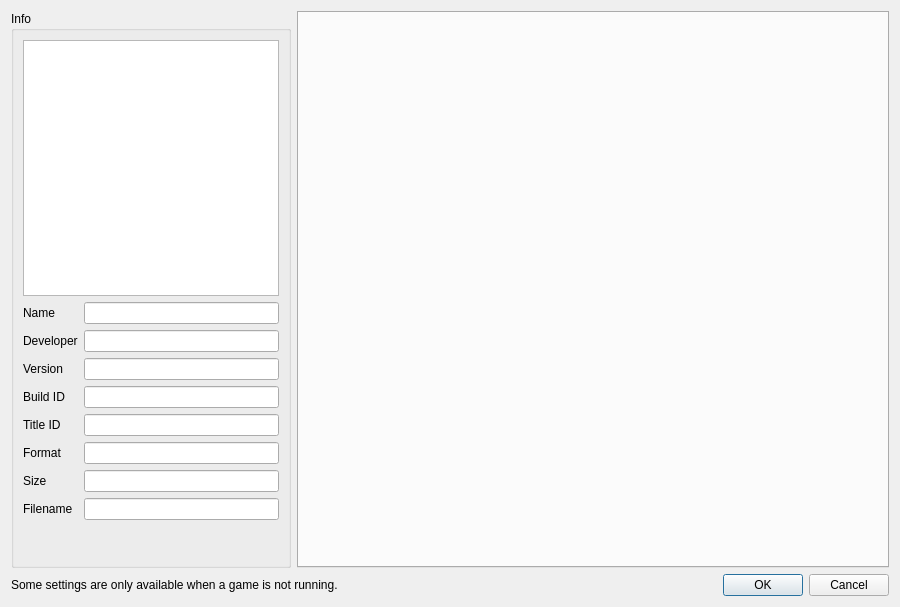
<?xml version="1.0" encoding="UTF-8"?>
<ui version="4.0">
 <class>ConfigurePerGame</class>
 <widget class="QDialog" name="ConfigurePerGame">
  <property name="geometry">
   <rect>
    <x>0</x>
    <y>0</y>
    <width>900</width>
    <height>607</height>
   </rect>
  </property>
  <property name="minimumSize">
   <size>
    <width>900</width>
    <height>0</height>
   </size>
  </property>
  <property name="windowTitle">
   <string>Dialog</string>
  </property>
  <layout class="QVBoxLayout" name="verticalLayout_3">
   <item>
    <layout class="QHBoxLayout" name="horizontalLayout">
     <item>
      <widget class="QGroupBox" name="groupBox">
       <property name="sizePolicy">
        <sizepolicy hsizetype="Maximum" vsizetype="Preferred">
         <horstretch>0</horstretch>
         <verstretch>0</verstretch>
        </sizepolicy>
       </property>
       <property name="title">
        <string>Info</string>
       </property>
       <layout class="QVBoxLayout" name="verticalLayout">
        <item alignment="Qt::AlignHCenter">
         <widget class="QGraphicsView" name="icon_view">
          <property name="sizePolicy">
           <sizepolicy hsizetype="Maximum" vsizetype="Maximum">
            <horstretch>0</horstretch>
            <verstretch>0</verstretch>
           </sizepolicy>
          </property>
          <property name="minimumSize">
           <size>
            <width>256</width>
            <height>256</height>
           </size>
          </property>
          <property name="maximumSize">
           <size>
            <width>256</width>
            <height>256</height>
           </size>
          </property>
          <property name="verticalScrollBarPolicy">
           <enum>Qt::ScrollBarAlwaysOff</enum>
          </property>
          <property name="horizontalScrollBarPolicy">
           <enum>Qt::ScrollBarAlwaysOff</enum>
          </property>
          <property name="interactive">
           <bool>false</bool>
          </property>
         </widget>
        </item>
        <item>
         <layout class="QGridLayout" name="gridLayout_2">
          <item row="7" column="1">
           <widget class="QLineEdit" name="display_size">
            <property name="enabled">
             <bool>true</bool>
            </property>
            <property name="readOnly">
             <bool>true</bool>
            </property>
           </widget>
          </item>
          <item row="4" column="0">
           <widget class="QLabel" name="label_build_id">
            <property name="text">
             <string>Build ID</string>
            </property>
           </widget>
          </item>
          <item row="4" column="1">
           <widget class="QLineEdit" name="display_build_id">
            <property name="enabled">
             <bool>true</bool>
            </property>
            <property name="readOnly">
             <bool>true</bool>
            </property>
            <property name="toolTip">
             <string>The build of the game that runs (with its update). Cheat files are named after its first 16 characters.</string>
            </property>
           </widget>
          </item>
          <item row="3" column="1">
           <widget class="QLineEdit" name="display_version">
            <property name="enabled">
             <bool>true</bool>
            </property>
            <property name="readOnly">
             <bool>true</bool>
            </property>
           </widget>
          </item>
          <item row="1" column="0">
           <widget class="QLabel" name="label">
            <property name="text">
             <string>Name</string>
            </property>
           </widget>
          </item>
          <item row="5" column="0">
           <widget class="QLabel" name="label_4">
            <property name="text">
             <string>Title ID</string>
            </property>
           </widget>
          </item>
          <item row="5" column="1">
           <widget class="QLineEdit" name="display_title_id">
            <property name="enabled">
             <bool>true</bool>
            </property>
            <property name="readOnly">
             <bool>true</bool>
            </property>
           </widget>
          </item>
          <item row="8" column="1">
           <widget class="QLineEdit" name="display_filename">
            <property name="enabled">
             <bool>true</bool>
            </property>
            <property name="readOnly">
             <bool>true</bool>
            </property>
           </widget>
          </item>
          <item row="6" column="1">
           <widget class="QLineEdit" name="display_format">
            <property name="enabled">
             <bool>true</bool>
            </property>
            <property name="readOnly">
             <bool>true</bool>
            </property>
           </widget>
          </item>
          <item row="8" column="0">
           <widget class="QLabel" name="label_7">
            <property name="text">
             <string>Filename</string>
            </property>
           </widget>
          </item>
          <item row="1" column="1">
           <widget class="QLineEdit" name="display_name">
            <property name="enabled">
             <bool>true</bool>
            </property>
            <property name="readOnly">
             <bool>true</bool>
            </property>
           </widget>
          </item>
          <item row="2" column="1">
           <widget class="QLineEdit" name="display_developer">
            <property name="enabled">
             <bool>true</bool>
            </property>
            <property name="readOnly">
             <bool>true</bool>
            </property>
           </widget>
          </item>
          <item row="6" column="0">
           <widget class="QLabel" name="label_5">
            <property name="text">
             <string>Format</string>
            </property>
           </widget>
          </item>
          <item row="3" column="0">
           <widget class="QLabel" name="label_3">
            <property name="text">
             <string>Version</string>
            </property>
           </widget>
          </item>
          <item row="7" column="0">
           <widget class="QLabel" name="label_6">
            <property name="text">
             <string>Size</string>
            </property>
           </widget>
          </item>
          <item row="2" column="0">
           <widget class="QLabel" name="label_2">
            <property name="text">
             <string>Developer</string>
            </property>
           </widget>
          </item>
         </layout>
        </item>
        <item>
         <spacer name="verticalSpacer">
          <property name="orientation">
           <enum>Qt::Vertical</enum>
          </property>
          <property name="sizeHint" stdset="0">
           <size>
            <width>20</width>
            <height>40</height>
           </size>
          </property>
         </spacer>
        </item>
       </layout>
      </widget>
     </item>
     <item>
      <layout class="QVBoxLayout" name="VerticalLayout">
       <item>
        <layout class="QVBoxLayout" name="verticalLayout_2"/>
       </item>
       <item>
        <widget class="QTabWidget" name="tabWidget">
         <property name="enabled">
          <bool>true</bool>
         </property>
         <property name="currentIndex">
          <number>-1</number>
         </property>
         <property name="usesScrollButtons">
          <bool>true</bool>
         </property>
         <property name="documentMode">
          <bool>false</bool>
         </property>
         <property name="tabsClosable">
          <bool>false</bool>
         </property>
        </widget>
       </item>
      </layout>
     </item>
    </layout>
   </item>
   <item>
    <layout class="QHBoxLayout" name="horizontalLayout_2">
     <item>
      <widget class="QLabel" name="label_8">
       <property name="text">
        <string>Some settings are only available when a game is not running.</string>
       </property>
      </widget>
     </item>
     <item>
      <widget class="QDialogButtonBox" name="buttonBox">
       <property name="sizePolicy">
        <sizepolicy hsizetype="Preferred" vsizetype="Preferred">
         <horstretch>0</horstretch>
         <verstretch>0</verstretch>
        </sizepolicy>
       </property>
       <property name="orientation">
        <enum>Qt::Horizontal</enum>
       </property>
       <property name="standardButtons">
        <set>QDialogButtonBox::Cancel|QDialogButtonBox::Ok</set>
       </property>
      </widget>
     </item>
    </layout>
   </item>
  </layout>
 </widget>
 <resources/>
 <connections>
  <connection>
   <sender>buttonBox</sender>
   <signal>accepted()</signal>
   <receiver>ConfigurePerGame</receiver>
   <slot>accept()</slot>
   <hints>
    <hint type="sourcelabel">
     <x>20</x>
     <y>20</y>
    </hint>
    <hint type="destinationlabel">
     <x>20</x>
     <y>20</y>
    </hint>
   </hints>
  </connection>
  <connection>
   <sender>buttonBox</sender>
   <signal>rejected()</signal>
   <receiver>ConfigurePerGame</receiver>
   <slot>reject()</slot>
   <hints>
    <hint type="sourcelabel">
     <x>20</x>
     <y>20</y>
    </hint>
    <hint type="destinationlabel">
     <x>20</x>
     <y>20</y>
    </hint>
   </hints>
  </connection>
 </connections>
</ui>
